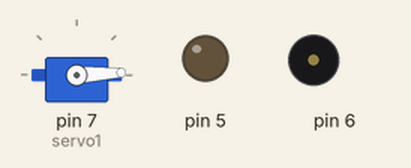
Recording of a sketch running on a simulated Arduino Uno, built with avr-gcc and run on an emulated ATmega328P. Parts: servo, output pins drawn as LEDs (lit = HIGH), buzzer (waves = sounding).

Above: at 0.05 s.
At 0.6 s:
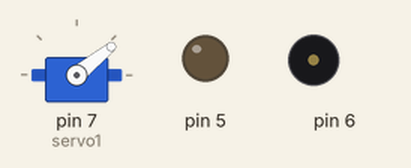
At 1.15 s:
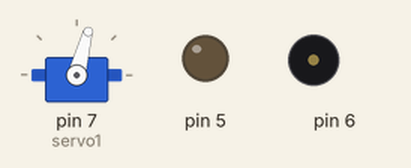
At 2.25 s:
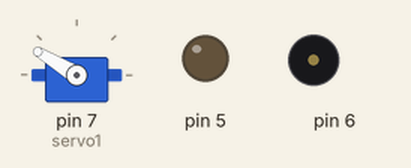
At 3.35 s:
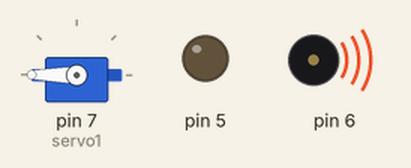
At 4.5 s:
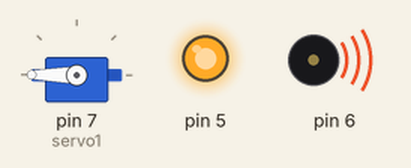
Timing chart, 0 to 8.5 s (numbered marks = the images above):
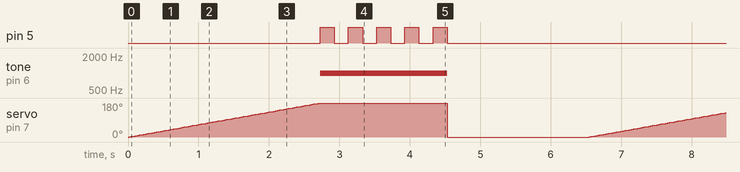

The sketch:

servomotorassignmentoct17b.ino
```cpp
#include <Servo.h>
Servo servo1;
int pos = 0;
bool at180 = false;
void setup() {
  servo1.attach(7);
  pinMode(5,OUTPUT);
  pinMode(6, OUTPUT);

}

void loop() {
if (!at180) {
    for (pos = 0; pos <= 180; pos += 1) {
      servo1.write(pos);
      delay(15);
      if (pos >= 180) {
        at180 = true;
   digitalWrite(5,HIGH);
   tone(6, 1000);
   delay(200);
   digitalWrite(5,LOW);
   delay(200);
   digitalWrite(5,HIGH);
   delay(200);
   digitalWrite(5,LOW);
   delay(200);
   digitalWrite(5,HIGH);
   delay(200);
   digitalWrite(5,LOW);
   delay(200);
   digitalWrite(5,HIGH);
   delay(200);
   digitalWrite(5,LOW);
   delay(200);
   digitalWrite(5,HIGH);
   delay(200);
   digitalWrite(5,LOW);
   noTone(6);
      }
      }
        } else {
    servo1.write(0);  // Return servo to 0 degrees
    at180 = false;  // Reset the flag
       delay(2000);
      }
}
  
```

Measured:
- by itself, pin 5: repeats every 6.5 s: 4 × (LOW 0.20 s, HIGH 0.20 s), LOW 4.7 s, HIGH 0.20 s
- by itself, tone on pin 6: alternates 1000 Hz for 1.8 s and silent for 4.7 s
- by itself, servo on pin 7 (servo1): ramps from 0° to 180° and jumps back, once every 6.5 s
